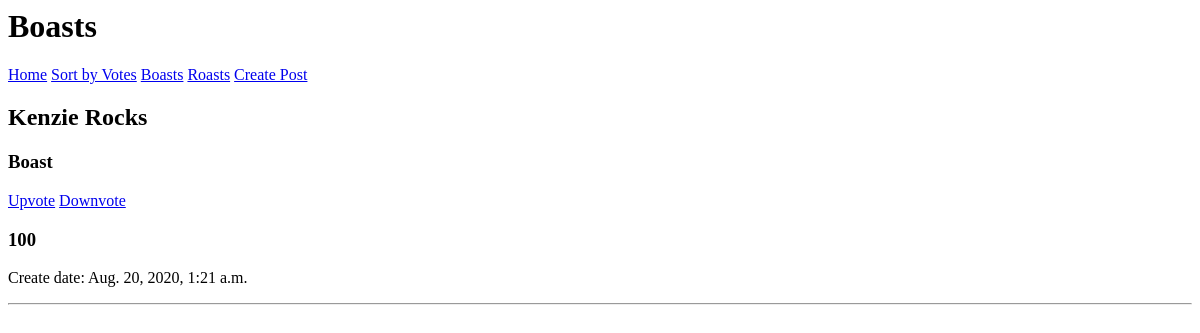
The app's page /boasts/, older data.
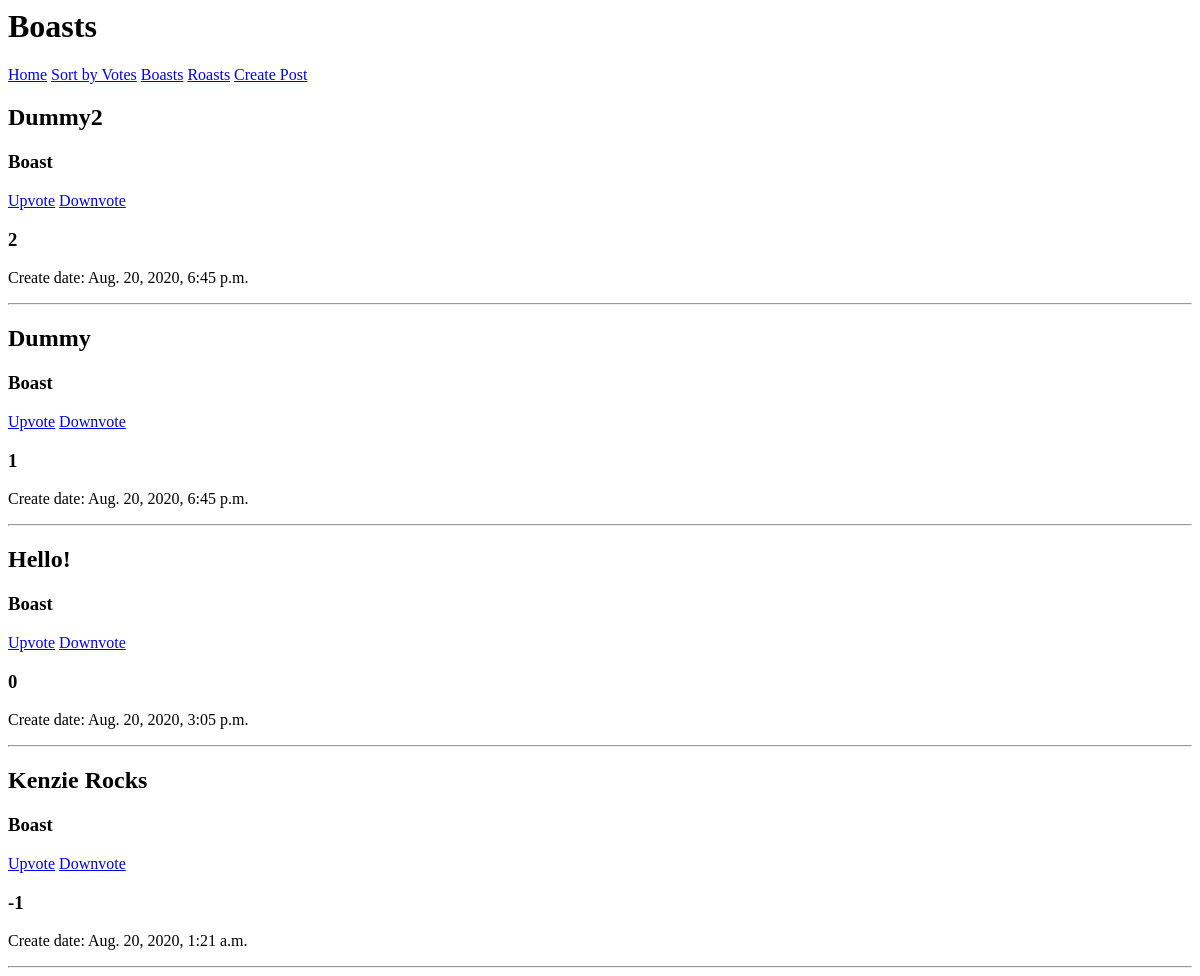
The same page, newer data.
### ghostpostapp/models.py (models this page shows, shortened)
class RoastBoastModel(models.Model):
    is_boast = models.BooleanField()
    content = models.CharField(max_length=280)
    up_vote = models.IntegerField(default=0)
    down_vote = models.IntegerField(default=0)
    submit_time = models.DateTimeField(default=now, editable=False)

### ghostpostapp/views.py (the view)
# urls.py: path('boasts/', boast_view, name='boasts'),
def boast_view(request):
    posts = RoastBoastModel.objects.filter(
        is_boast=True).order_by('-submit_time')
    return render(request, 'boasts.html', {"posts": posts})

### templates/boasts.html (shortened to what this page needs)
<h1>Boasts</h1>
<div>
<a href="{% url 'homepage' %}">Home</a>
<a href="{% url 'sorted' %}">Sort by Votes</a>
<a href="{% url 'boasts' %}">Boasts</a>
<a href="{% url 'roasts' %}">Roasts</a>
<a href="{% url 'createpost' %}">Create Post</a>
</div>
{% for post in posts%}
<div>
    <h2>{{post.content}}</h2>
    {% if post.is_boast == True %}
            <h3>Boast</h3>
        {% else %}
            <h3>Roast</h3>
    {% endif %}
    <div>
        <a href="{% url 'upvote' post.id %}">Upvote</a>
        <a href="{% url 'downvote' post.id %}">Downvote</a>
        </div>
        <div>
        <h3>{{ post.up_vote|add:post.down_vote }}</h3>
        </div>
    </div>
    <p>Create date: {{post.submit_time}}</p>
    <hr />
{% endfor %}

Row changes from the older to the newer data that the page shows:
added RoastBoastModel: content "Dummy2", is_boast "Boast", up_vote|add "2", submit_time "Aug. 20, 2020, 6:45 p.m."
added RoastBoastModel: content "Dummy", is_boast "Boast", up_vote|add "1", submit_time "Aug. 20, 2020, 6:45 p.m."
added RoastBoastModel: content "Hello!", is_boast "Boast", up_vote|add "0", submit_time "Aug. 20, 2020, 3:05 p.m."
changed RoastBoastModel "Kenzie Rocks": up_vote|add "100" → "-1"
